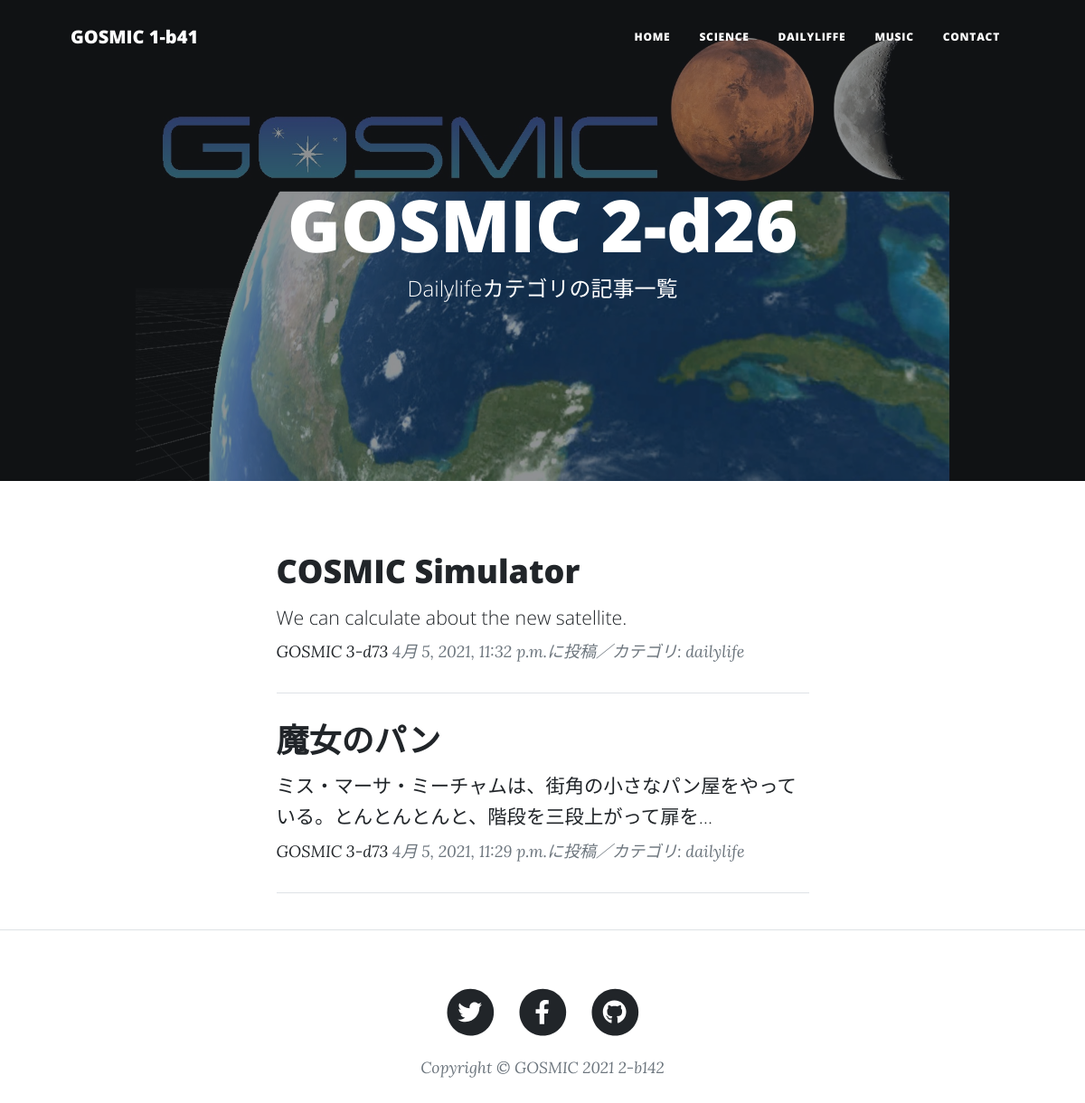
/dailylife-list/, run on the app's committed database.
### blog/models.py (models this page shows, shortened)
class BlogPost(models.Model):
    CATEGORY = (('science', '科学のこと'), ('dailylife', '日常のこと'), ('music', '音楽のこと'))
    title = models.CharField(
        verbose_name='タイトル', # フィールドのタイトル
        max_length=200        # 最大文字数は200
        )
    content = models.TextField(
        verbose_name='本文'   # フィールドのタイトル
        )
    posted_at = models.DateTimeField(
        verbose_name='投稿日時', # フィールドのタイトル
        auto_now_add=True       # 日時を自動追加
        )
    category = models.CharField(
        verbose_name='カテゴリ', # フィールドのタイトル
        max_length=50,        # 最大文字数は50
        choices=CATEGORY
        )

### blog/views.py (the view)
class DailylifeView(ListView):
    template_name ='dailylife_list.html'
    model = BlogPost
    context_object_name = 'dailylife_records'
    queryset = BlogPost.objects.filter(
        category='dailylife').order_by('-posted_at')
    paginate_by = 2

### blog/templates/dailylife_list.html (shortened to what this page needs)
{% extends 'base.html' %}
{% load static %}
  {% block header %}
  <header class="masthead"
          style="background-image: url({% static 'assets/img/home-bg0.jpg' %})">
    <div class="container position-relative px-4 px-lg-5">
      <div class="row gx-4 gx-lg-5 justify-content-center">
        <div class="col-md-10 col-lg-8 col-xl-7">
          <div class="site-heading">
            <h1>GOSMIC 2-d26</h1>
            <span class="subheading">Dailylifeカテゴリの記事一覧</span>
          </div>
        </div>
      </div>
    </div>
  </header>
  {% endblock %}
  {% block contents %}
  <div class="container px-4 px-lg-5">
    <div class="row gx-4 gx-lg-5 justify-content-center">
      <div class="col-md-10 col-lg-8 col-xl-7">
        {% for record in dailylife_records %}
        <div class="post-preview">
          <a href="{% url 'blog:blog_detail' record.pk %}">
            <h2 class="post-title">
              {{record.title}}
            </h2>
            <h3 class="post-subtitle">
              <span style="font-size : 16pt">
                {{record.content|truncatechars:50}}
              </span>
            </h3>
          </a>
          <p class="post-meta">
            <a href="#">GOSMIC 3-d73</a>
            {{record.posted_at}}に投稿／カテゴリ:
            {{record.category}}</p>
        </div>
        <hr class="my-4" />
        {% endfor %}
      </div>
    </div>
  </div>
  <hr>
  {% endblock %}

### data on the page
BlogPost: title "COSMIC Simulator", content "We can calculate about the new satellite.", posted_at "4月 5, 2021, 11:32 p.m.", category "dailylife"
BlogPost: title "魔女のパン", content "ミス・マーサ・ミーチャムは、街角の小さなパン屋をやっている。とんとんとんと、階段を三段上がって扉を…", posted_at "4月 5, 2021, 11:29 p.m.", category "dailylife"
